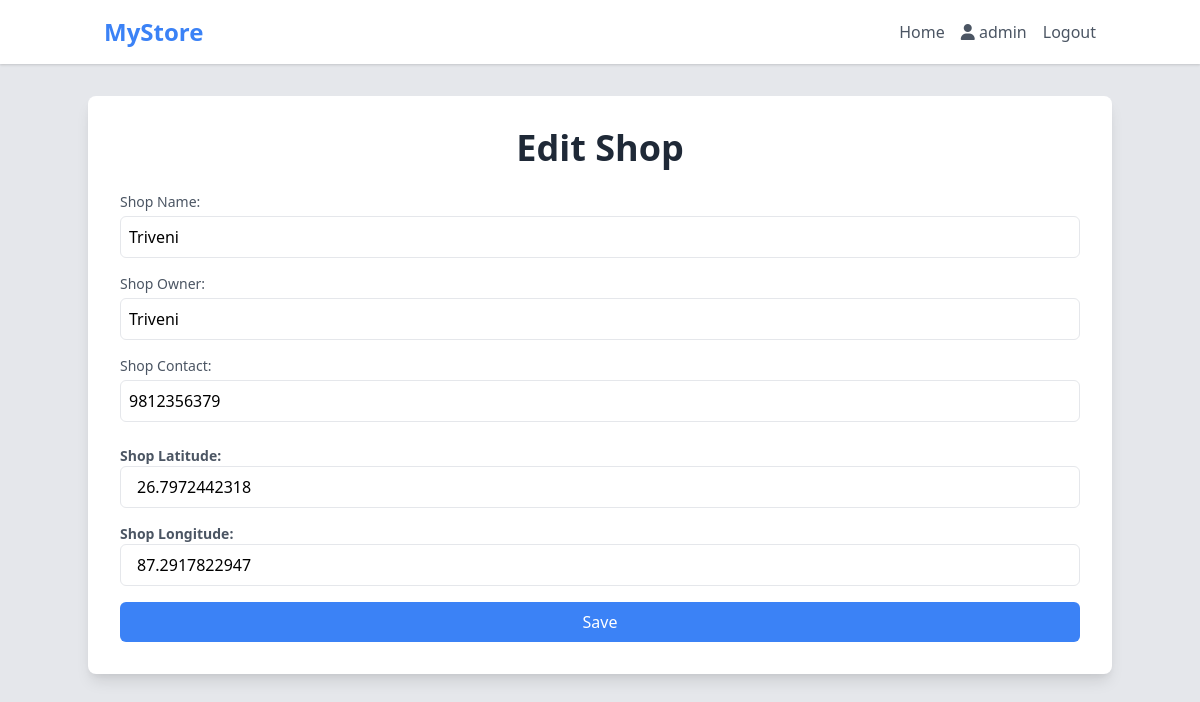
The page /editshop/4 (signed in) on the database its author committed.
### geoapp/models.py (models this page shows, shortened)
class Shop(models.Model):
    user = models.OneToOneField(User, on_delete=models.CASCADE, related_name='shop')
    shopName = models.CharField(max_length=50)
    shopOwner = models.CharField(max_length=50, default="Blank")
    shopContact = models.CharField(max_length=50, default="9999999999")
    latitude = models.CharField(max_length=100,default='0.0')
    longitude = models.CharField(max_length=100,default="0.0")

### geoapp/views.py (the view, shortened to what this page needs)
# urls.py: path('editshop/<str:pk>',views.editshop,name='editshop'),
@login_required(login_url='login')
def editshop(request,pk):
    if request.user.is_superuser:
        shop = Shop.objects.get(pk = pk)
        return render(request,'editshop.html',{'shop':shop})
    else:
        return redirect('/')

### geoapp/templates/editshop.html (shortened to what this page needs)
{% extends 'base.html' %}
{% block content %}
<div class="container mx-auto mt-8 p-8 bg-white rounded-lg shadow-lg">
    <h1 class="text-4xl font-bold text-center mb-6 text-gray-800">Edit Shop</h1>
    <form method="post">
        <div class="mb-4">
            <label for="shopName" class="block text-sm font-medium text-gray-600">Shop Name:</label>
            <input type="text" id="shopName" name="shopName" placeholder="Enter Shop Name"
                value="{{shop.shopName}}" required
                class="mt-1 p-2 w-full border rounded-md focus:outline-none focus:border-blue-500">
        </div>
        <div class="mb-4">
            <label for="shopOwner" class="block text-sm font-medium text-gray-600">Shop Owner:</label>
            <input type="text" id="shopOwner" name="shopOwner" placeholder="Enter Shop Owner"
                value="{{shop.shopOwner}}"
                class="mt-1 p-2 w-full border rounded-md focus:outline-none focus:border-blue-500">
        </div>
        <div class="mb-6">
            <label for="shopContact" class="block text-sm font-medium text-gray-600">Shop Contact:</label>
            <input type="text" id="shopContact" name="shopContact" placeholder="Enter Shop Contact"
                value="{{shop.shopContact}}"
                class="mt-1 p-2 w-full border rounded-md focus:outline-none focus:border-blue-500">
        </div>
        <div class="mb-4">
            <label for="shopLatitude" class="block text-sm font-semibold text-gray-600">Shop Latitude:</label>
            <input type="text" id="shopLatitude" name="shopLatitude"
                class="w-full px-4 py-2 border rounded-md focus:outline-none focus:border-blue-500"
                placeholder="Enter Latitude Eg 27.2333432" value="{{shop.latitude}}">
        </div>
        <div class="mb-4">
            <label for="shopLongitude" class="block text-sm font-semibold text-gray-600">Shop Longitude:</label>
            <input type="text" id="shopLongitude" name="shopLongitude"
                class="w-full px-4 py-2 border rounded-md focus:outline-none focus:border-blue-500"
                placeholder="Enter Longitude Eg:87.232323" value="{{shop.longitude}}">
        </div>
        <button type="submit"
            class="w-full bg-blue-500 text-white py-2 px-4 rounded-md transition duration-300 hover:bg-blue-700 focus:outline-none focus:shadow-outline-blue">
            Save
        </button>
    </form>
</div>
{% endblock %}

### templates/base.html (shortened to what this page needs)
<!DOCTYPE html>
<html lang="en">
<head>
    <link rel="stylesheet" href="https://cdn.jsdelivr.net/npm/tailwindcss@2.2.19/dist/tailwind.min.css">
    <link rel="stylesheet" href="https://cdnjs.cloudflare.com/ajax/libs/font-awesome/6.5.1/css/all.min.css" />
</head>
<body class="bg-gray-200">
    <nav class="bg-white shadow">
        <div class="container mx-auto px-4">
            <div class="flex items-center justify-between py-4">
                <div class="flex items-center">
                    <a href="/" class="text-2xl font-bold text-blue-500">MyStore</a>
                </div>
                <div class="hidden lg:flex space-x-4">
                    <a href="#" class="text-gray-600 hover:text-blue-500">Home</a>
                    <p class="text-gray-600 hover:text-blue-500">
                        <i class="fa-solid fa-user"></i>
                        {{request.user}}</p>
                    <a href="{%url 'logout'%}" class="text-gray-600 hover:text-blue-500 cursor-pointer">Logout</a>
                </div>
            </div>
        </div>
    </nav>
    {%block content%}{%endblock content%}
</body>
</html>

### rows shown on the page
Shop: shopName "Triveni", shopOwner "Triveni", shopContact "9812356379", shopLatitude "26.7972442318", shopLongitude "87.2917822947"

### other values the page prints
{{ request.user }} "admin"
